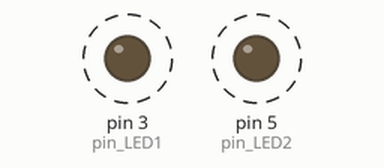
Simulated run of this sketch. Board: Arduino Uno, built with avr-gcc and run on an emulated ATmega328P. Shown: output pins drawn as LEDs (lit = HIGH). Dashed ring = blinking.

Above: at 0.2 s.
Timing chart, 0 to 4.6 s (numbered marks = the images above):
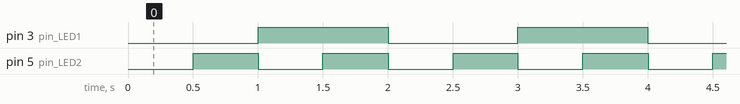

Measured:
- by itself, pin 3 (pin_LED1): alternates HIGH for 1.0 s and LOW for 1.0 s
- by itself, pin 5 (pin_LED2): alternates HIGH for 0.50 s and LOW for 0.50 s

The sketch:

app.ino
```cpp
int pin_LED1 = 3;
int pin_LED2 = 5;
boolean LED_state1 = false;
boolean LED_state2 = false;
unsigned long time_previous1, time_current1;
unsigned long time_previous2, time_current2;
unsigned long count = 0;
void setup()
{
    pinMode(pin_LED1, OUTPUT);
    pinMode(pin_LED2, OUTPUT);
    digitalWrite(pin_LED1, LED_state1);
    digitalWrite(pin_LED2, LED_state2);
    Serial.begin(9600);
    time_previous1 = millis();
    time_previous2 = millis();

    //
}


void loop()
{
    blink_1000();
    blink_500();
}

 void blink_1000(){ //delay함수를 안쓰고 블링크 하는법
     time_current1=millis();
     if(time_current1 - time_previous1 >=1000){
         time_previous1 = time_current1;
         LED_state1 = !LED_state1;
         digitalWrite(pin_LED1,LED_state1);
     }
 }
  void blink_500(){
     time_current2=millis();
     if(time_current2 - time_previous2 >=500){
         time_previous2 = time_current2;
         LED_state2 = !LED_state2;
         digitalWrite(pin_LED2,LED_state2);
     }
 }
```
